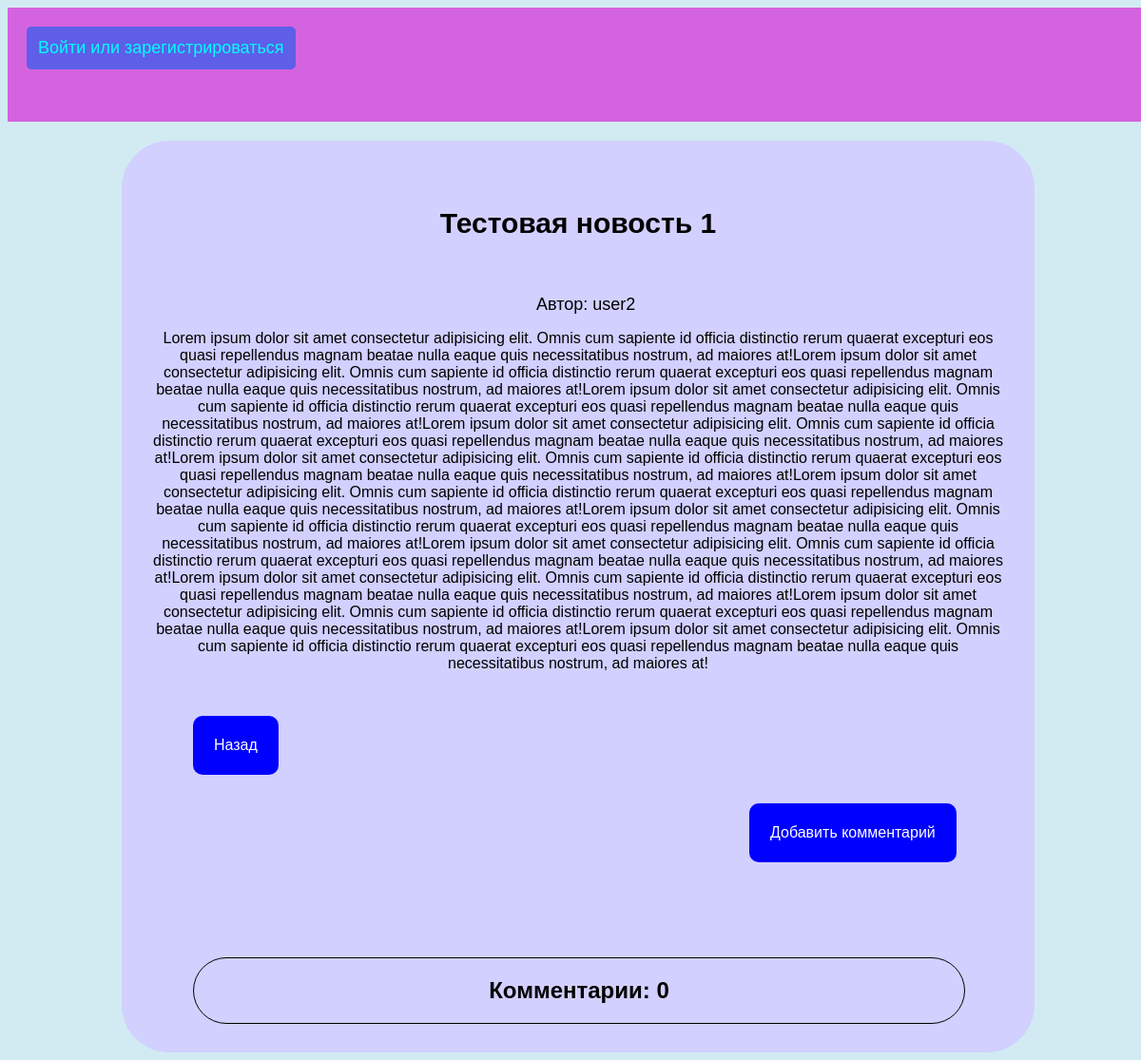
Page /view/7 on the earlier database version.
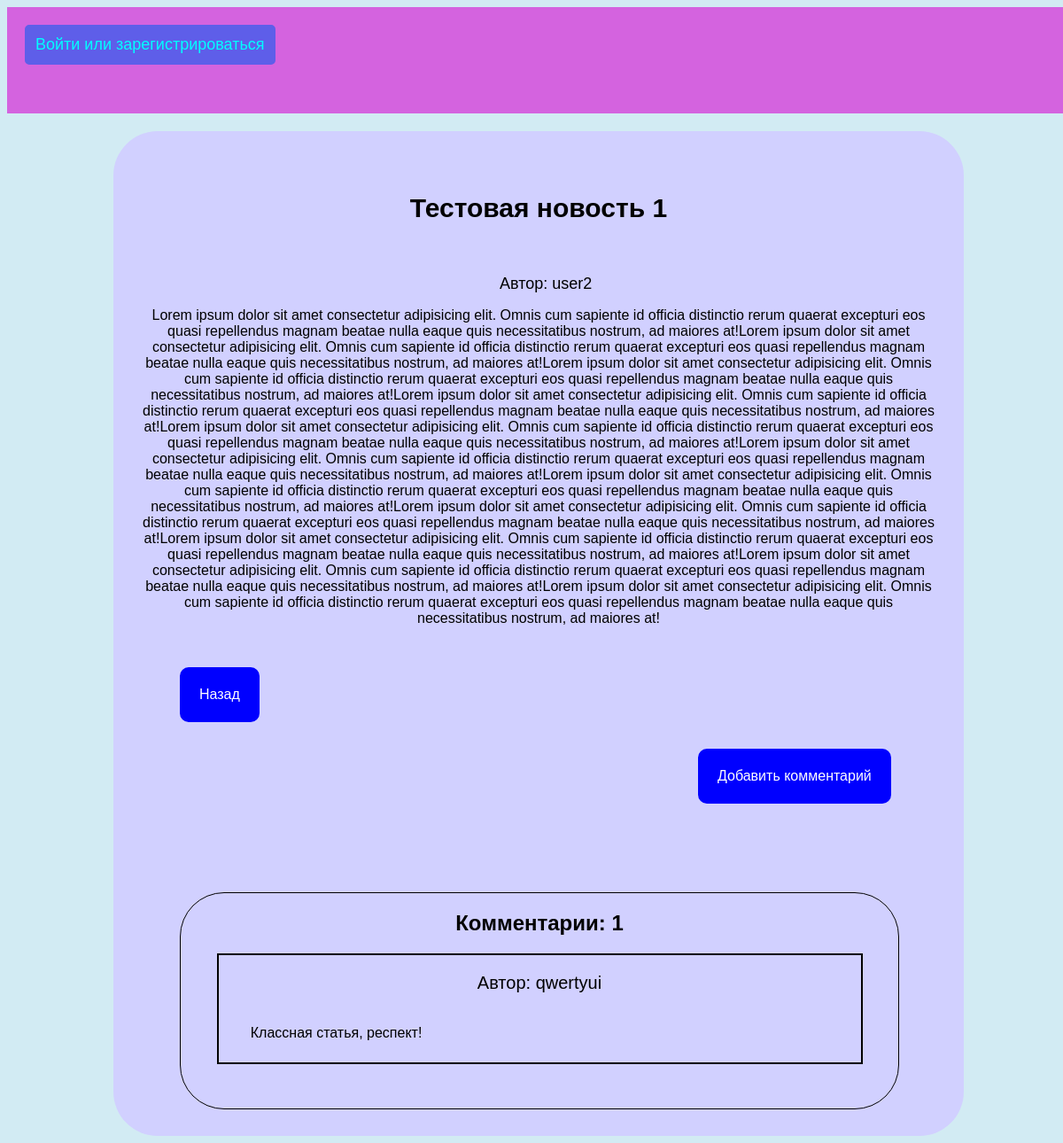
Same page on the later database version.
### tables this page shows
CREATE TABLE "comment" (
	"id"	INTEGER NOT NULL UNIQUE,
	"new_id"	INTEGER NOT NULL,
	"author"	TEXT NOT NULL,
	"text"	TEXT NOT NULL,
	PRIMARY KEY("id" AUTOINCREMENT)
);

### main.py (the view)
@app.route("/view/<int:id>")  # обработчик динамического просмотра страницы
def detailview(id):
    if not check_id('article', f"id={id}"): # если нет такой статьи, перенос на страницу ошибки 404
        return redirect('error')
    article=selectOne('article', f"id={id}")
    auth=article[3]
    comments=selectAllWithCondition('comment', f"new_id={id}")
    leng=len(comments)
    return render_template('detailview.html', article=article, session=session, comments=comments, leng=leng, auth=auth)

### main.py (called while the page is built)
def selectAllWithCondition(table, cond):
    db = connect('database.db')
    cur = db.cursor()
    cur.execute(f"SELECT * FROM {table} WHERE {cond};")
    db.commit()
    list = cur.fetchall()
    db.close()
    return list

def selectOne(table, cond):
    db = connect('database.db')
    cur = db.cursor()
    cur.execute(f"SELECT * FROM {table} WHERE {cond};")
    db.commit()
    list = cur.fetchone()
    db.close()
    return list

def check_id(table, cond):
    db = connect('database.db')
    cur = db.cursor()
    cur.execute(f"SELECT * FROM {table} WHERE {cond};")
    db.commit()
    list = cur.fetchall()
    db.close()
    if len(list)>=1:
        return True
    return False

### templates/detailview.html (shortened to what this page needs)
{% extends 'layout.html' %}
{% block content %}
<div class="menu">
    {% if not session.userLogged %}
    <a class="log" href="{{url_for('login')}}">Войти или зарегистрироваться</a>
    {% else %}
    <a href="{{url_for('index')}}" class="username logout">Главная страница</a>
    <p class="username">Пользователь: {{session.userName}}</p>
    <a href="{{url_for('logout')}}" class="username logout">Выйти из аккаунта</a>
    <a href="{{url_for('profile')}}" class="username logout">Мой профиль</a>
    {% endif %}
</div>
<div class="container container-detail">
    <h4 class="name">{{article[1]}}</h4><br>
    <a href="{{url_for('otherprof', username=auth)}}" class="authh">Автор: {{auth}}</a>
    <p class="text">{{article[2]}}</p>
    <a class="add detail-back1" href="/">Назад</a>
    <a class="add detail-back" href="{{url_for('add_comment', id=article[0])}}">Добавить комментарий</a>
    <div class="comments">
        <h2 class="headcom">Комментарии: {{leng}}</h2>
        {% for comment in comments %}
        <div class="comment">
            <p class="cname">Автор: {{comment[2]}}</p>
            <p class="ctext">{{comment[3]}}</p>
        </div>
        {% endfor %}
    </div>
</div>
{% endblock %}

Differences in the rows shown:
added comment: author "qwertyui", text "Классная статья, респект!"
Other differences:
{{ leng }}: "0" → "1"
